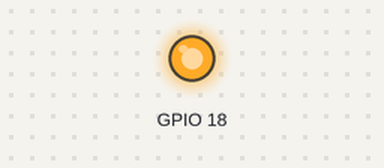
A program run on a simulated Raspberry Pi (BCM pin numbers). Parts: output pins drawn as LEDs (lit = HIGH). What the program prints to the terminal is not drawn. At 14.0 s the program stops and its outputs stay as they are.

Above: at 0.05 s.
Timing chart, 0 to 4.6 s (numbered marks = the images above):
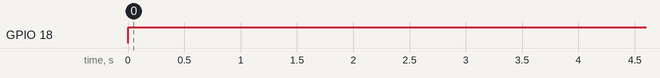

The program:

dioda.py
```python
import RPi.GPIO as GPIO
import time

GPIO.setwarnings(False)
GPIO.setmode(GPIO.BCM)
GPIO.setup(18, GPIO.OUT)
print ("hello world")
GPIO.output(18, GPIO.HIGH)
time.sleep(10)
GPIO.output(18, GPIO.LOW)
time.sleep(1)
GPIO.output(18, GPIO.HIGH)
time.sleep(1)
GPIO.output(18, GPIO.LOW)
time.sleep(1)
GPIO.output(18, GPIO.HIGH)
time.sleep(1)
GPIO.output(18, GPIO.LOW)
```

Measured:
- by itself, GPIO 18: repeats every 2.0 s: LOW 1.0 s, HIGH 1.0 s
